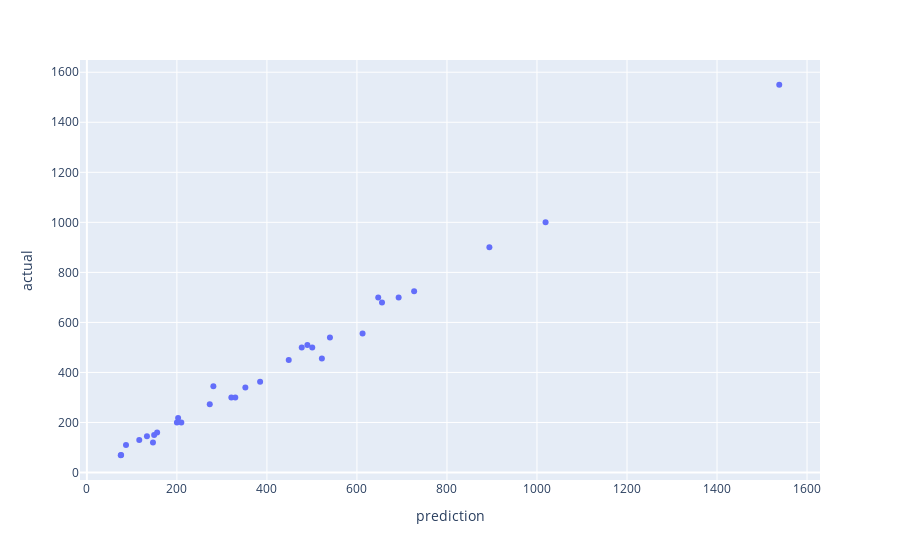

The notebook cell this image was saved under:
### Code cell
# Plotting "df_df_actual_vs_prediction"
fig = px.scatter(data_frame=df_actual_vs_prediction, x="prediction", y="actual")
pio.show(fig, renderer="jupyterlab")

### Figure 1 — Plotly figure (JSON) as saved in the notebook; plotly's stock layout.template omitted (floating-point values rounded to 4 significant figures)
{"data": [{"hovertemplate": "prediction=%{x}<br>actual=%{y}<extra></extra>", "legendgroup": "", "marker": {"color": "#636efa", "symbol": "circle"}, "mode": "markers", "name": "", "orientation": "v", "showlegend": false, "type": "scatter", "x": [86.91, 894.3, 384.8, 522.1, 500.7, 477.3, 1538.0, 612.5, 655.7, 727.1, 1019.0, 273.0, 76.11, 321.0, 489.9, 448.5, 133.4, 540, 329.7, 209.8, 75.25, 202.7, 149.5, 692.7, 146.8, 647.3, 281.1, 116.4, 352.1, 200.0, 156.0], "xaxis": "x", "y": [110, 900, 363, 456, 500, 500, 1550, 556, 680, 725, 1000, 273, 70, 300, 510, 450, 145, 540, 300, 200, 69, 218, 150, 700, 120, 700, 345, 130, 340, 200, 160], "yaxis": "y"}], "layout": {"autosize": true, "legend": {"tracegroupgap": 0}, "margin": {"t": 60}, "xaxis": {"anchor": "y", "autorange": true, "domain": [0, 1], "range": [-13.29, 1627.0], "title": {"text": "prediction"}, "type": "linear"}, "yaxis": {"anchor": "x", "autorange": true, "domain": [0, 1], "range": [-45.67, 1665.0], "title": {"text": "actual"}, "type": "linear"}}}
